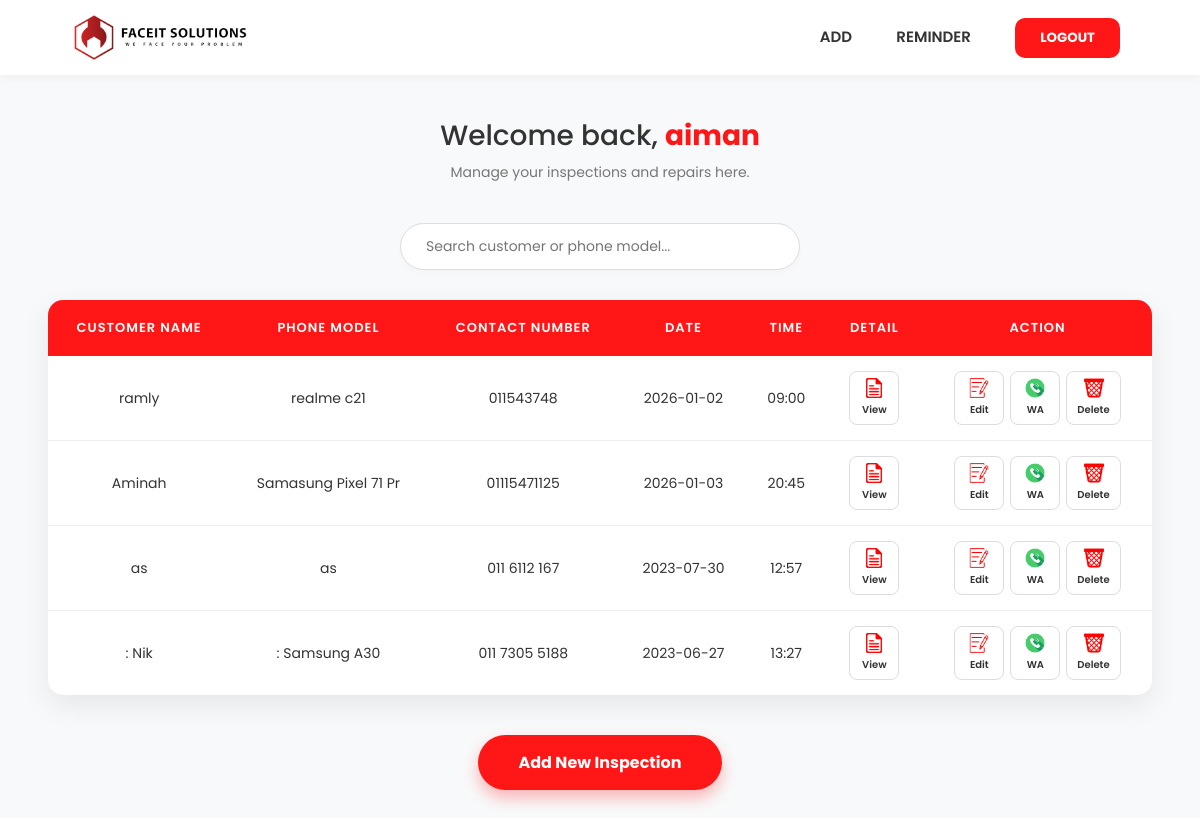
The page /home.php (signed in) on the database its author committed.
### tables this page shows
CREATE TABLE `users` (
  `user_name` varchar(100) NOT NULL,
  `password` varchar(512) NOT NULL
);

CREATE TABLE `faceit` (
  `No` int(5) NOT NULL,
  `Inspec` varchar(50) NOT NULL,
  `Name` varchar(300) NOT NULL,
  `Notel` varchar(17) NOT NULL,
  `Model` varchar(20) NOT NULL,
  `Pin` varchar(20) NOT NULL,
  `Date` varchar(15) NOT NULL,
  `Time` varchar(15) NOT NULL,
  `Sim` char(2) NOT NULL,
  `Bspeaker` char(2) NOT NULL,
  `Bluetooth` char(2) NOT NULL,
  `Tmic` char(2) NOT NULL,
  `Fprint` char(2) NOT NULL,
  `Gyro` varchar(10) NOT NULL,
  `Espeaker` char(2) NOT NULL,
  `Bhealth` char(2) NOT NULL,
  `Charging` char(2) NOT NULL,
  `Bmic` char(2) NOT NULL,
  `Body` char(2) NOT NULL,
  `Compass` varchar(10) NOT NULL,
  `Other` text NOT NULL
);

### functions.php (called while the page is built, shortened)
<?php
function check_login($connect)
{
    if(isset($_SESSION['user_id']))
    {
        $id = $_SESSION['user_id'];
        $stmt = $connect->prepare("SELECT * FROM users WHERE user_name = ? LIMIT 1");
        $stmt->bind_param("s", $id);
        $stmt->execute();
        $result = $stmt->get_result();
        if($result && $result->num_rows > 0)
        {
            return $result->fetch_assoc();
        }
    }
    exit();
}

### home.php (the view, shortened to what this page needs)
<?php
include("config.php");
include("functions.php");
$user_data = check_login($connect);
?>
<!DOCTYPE html>
<html lang="en">
<head>
</head>
<body>
<header>
    <div class="logo-area">
        <img src="image/DARKV3.png" alt="Faceit Logo">
    </div>
    <nav>
        <a href="form.php">ADD</a>
        <a href="reminder.php">REMINDER</a>
        <a href="logout.php"><button class="btn-logout">LOGOUT</button></a>
    </nav>
</header>
<div class="welcome-section">
    <h2 class="welcome-msg">Welcome back, <span class="user-highlight"><?php echo htmlspecialchars($user_data['user_name']); ?></span></h2>
    <p style="color: #777; font-size: 14px; margin-top: 5px;">Manage your inspections and repairs here.</p>
</div>
<div class="search-container">
    <input type="text" id="searchInput" placeholder="Search customer or phone model..." class="srhInput">
</div>
<div class="table-wrapper">
    <table class="tablelist" id="dataTable">
        <thead>
            <tr>
                <th class="tablelistheader">Customer Name</th>
                <th class="tablelistheader">Phone Model</th>
                <th class="tablelistheader">Contact Number</th>
                <th class="tablelistheader">Date</th>
                <th class="tablelistheader">Time</th>
                <th class="tablelistheader">Detail</th>
                <th class="tablelistheader">Action</th>
            </tr>
        </thead>
        <tbody>
            <?php
            $query = mysqli_query($connect, "SELECT * FROM faceit order by No desc");
            while ($show = mysqli_fetch_array($query)) {
                echo "<tr>";
                echo "<td>" . htmlspecialchars($show['Name']) . "</td>";
                echo "<td>" . htmlspecialchars($show['Model']) . "</td>";
                echo "<td>" . htmlspecialchars($show['Notel']) . "</td>";
                echo "<td>" . $show['Date'] . "</td>";
                echo "<td>" . $show['Time'] . "</td>";
                echo "<td>
                        <a href='viewdetail.php?No=".$show['No']."' class='action-btn'>
                            <img src='image/view.png' height='20'>View
                        </a>
                      </td>";
                echo "<td>
                        <div style='display: flex; justify-content: center;'>
                            <a href='update.php?No=".$show['No']."' class='action-btn'>
                                <img src='image/update.png' width='20'>Edit
                            </a>";
                $phoneNumber = preg_replace("/[^0-9]/", "", $show['Notel']);
                if (substr($phoneNumber, 0, 1) !== '6') { $phoneNumber = '6' . $phoneNumber; }
                $message = "Hi ".$show['Name'].", Kami dari Faceit Solutions.";
                $whatsappLink = "https://wa.me/$phoneNumber/?text=" . urlencode($message);
                echo "      <a href='$whatsappLink' class='action-btn' target='_blank'>
                                <img src='image/call.png' width='20'>WA
                            </a>";
                echo "      <a href='delete.php?No=".$show['No']."&token=".$_SESSION['csrf_token']."'
                               class='action-btn btn-del'
                               onclick=\"return confirm('Are you sure you want to delete this record? This cannot be undone.');\">
                                <img src='image/delete.png' width='20'>Delete
                            </a>
                        </div>
                      </td>";
                echo "</tr>";
            }
            ?>
        </tbody>
    </table>
</div>
<div class="footer-btn-area">
    <a href="form.php" class="btn-add">Add New Inspection</a>
</div>
</body>
</html>

### home.php (style rules this page uses)
* { margin: 0; padding: 0; box-sizing: border-box; font-family: 'Poppins', sans-serif; }
body { background-color: #f8f9fa; color: #333; padding-bottom: 50px; }
header { background: white; padding: 15px 5%; display: flex; justify-content: space-between; align-items: center; box-shadow: 0 2px 10px rgba(0,0,0,0.05); margin-bottom: 30px; }
.logo-area img { width: 200px; }
nav a { text-decoration: none; color: #333; font-weight: 600; margin: 0 20px; font-size: 15px; transition: 0.3s; }
.btn-logout { background-color: #FF1616; color: white; padding: 10px 25px; border-radius: 10px; border: none; font-weight: 700; cursor: pointer; transition: 0.3s; }
.welcome-section { text-align: center; margin: 40px 0; }
.welcome-msg { font-size: 28px; font-weight: 500; }
.user-highlight { color: #FF1616; font-weight: 700; }
.search-container { display: flex; justify-content: center; margin-bottom: 30px; }
.srhInput { width: 400px; padding: 12px 25px; border-radius: 30px; border: 1px solid #ddd; outline: none; font-size: 14px; box-shadow: 0 4px 6px rgba(0,0,0,0.02); transition: 0.3s; }
.table-wrapper { width: 92%; margin: 0 auto; background: white; border-radius: 15px; overflow: hidden; box-shadow: 0 10px 30px rgba(0,0,0,0.08); }
.tablelist { width: 100%; border-collapse: collapse; }
.tablelistheader { background-color: #FF1616; color: white; font-weight: 600; text-transform: uppercase; font-size: 13px; letter-spacing: 1px; padding: 18px; }
.tablelist td { padding: 15px; border-bottom: 1px solid #eee; text-align: center; font-size: 14px; }
.tablelist tr:last-child td { border-bottom: none; }
.action-btn { background: #fff; border: 1px solid #ddd; padding: 6px 10px; border-radius: 8px; cursor: pointer; transition: 0.2s; margin: 0 3px; display: inline-flex; flex-direction: column; align-items: center; font-size: 10px; font-weight: 600; min-width: 50px; text-decoration: none; color: #333; }
.action-btn img { margin-bottom: 4px; }
.footer-btn-area { text-align: center; margin-top: 40px; }
.btn-add { background-color: #FF1616; color: white; padding: 15px 40px; border-radius: 50px; text-decoration: none; font-weight: 700; font-size: 16px; box-shadow: 0 8px 15px rgba(255, 22, 22, 0.3); transition: 0.3s; display: inline-block; }

### rows shown on the page
users: user_name "aiman"
faceit: Name "ramly", Model "realme c21", Notel "011543748", Date "2026-01-02", Time "09:00"
faceit: Name "Aminah", Model "Samasung Pixel 71 Pr", Notel "01115471125", Date "2026-01-03", Time "20:45"
faceit: Name "as", Model "as", Notel "011 6112 167", Date "2023-07-30", Time "12:57"
faceit: Name ": Nik", Model ": Samsung A30", Notel "011 7305 5188", Date "2023-06-27", Time "13:27"
